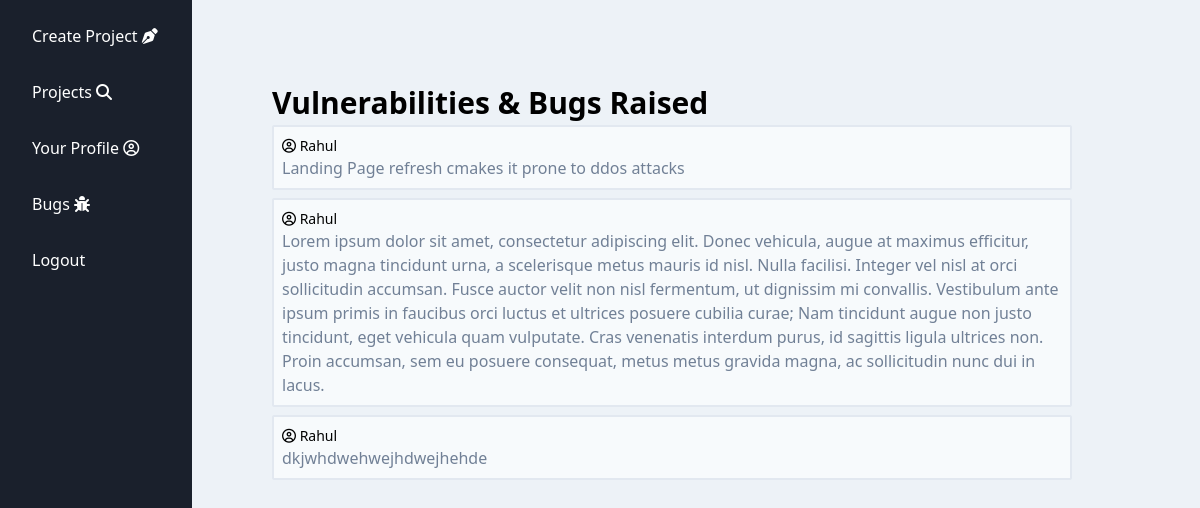
/bug_dashboard/company/ (signed in), run on the app's committed database.
### base/models.py (models this page shows, shortened)
class ProjectPost(models.Model):
    poster = models.ForeignKey(HunterProfile , on_delete=models.SET_NULL , null=True)
    project = models.ForeignKey(Project , on_delete=models.SET_NULL , null=True)
    image = models.ImageField(upload_to="posts/" , blank=True , null=True)
    text = models.TextField(null=False , blank=False)
    class Post_Type(models.TextChoices):
        DISCUSSION = "DISCUSSION"
        BUG = "BUG"
    post_type = models.CharField(max_length=60 , choices=Post_Type.choices , default=Post_Type.DISCUSSION)
    created = models.DateTimeField(auto_now_add=True)

class HunterProfile(models.Model):
    profile_image = models.ImageField(upload_to='pfp/hunter/' , null=True)
    user=models.OneToOneField(EmailUser , on_delete=models.SET_NULL , null=True)
    name=models.CharField(max_length=200 , null=False , blank=False)
    description=models.TextField(null=True , blank=True)
    education=models.TextField(null=True , blank=True)
    rating = models.DecimalField(default=5.000 , max_digits=10 , decimal_places=3, validators=[MinValueValidator(5.000), MaxValueValidator(10.000)])
    rating_last_edited = models.DateTimeField(null=True , blank=True)
    bugs_found = models.IntegerField(default=0 , validators=[MinValueValidator(0)])
    rewards_earned = models.DecimalField(max_digits=10 , decimal_places=2, default=0.00 , validators=[MinValueValidator(0)])
    last_active = models.DateTimeField(auto_now=True)
    created = models.DateTimeField(auto_now_add=True)

### base/views.py (the view)
# urls.py: path("bug_dashboard/company/" , views.bug_dashboard , name="bug_dashboard"),
def bug_dashboard(request):
    company_profile = get_object_or_404(CompanyProfile , user=request.user)
    bugs = ProjectPost.objects.filter(
    Q(project__company=company_profile) & Q(post_type=ProjectPost.Post_Type.BUG)
).order_by('-created')
    context = {
        "bugs": bugs
    }
    return render(request , "base/bug_dashboard.html" , context)

### base/templates/base/bug_dashboard.html
{% extends 'base/main.html' %}
{% block content %}
<div class="flex w-full">
    <div class="sticky top-0 left-0 w-48 h-screen bg-gray-900 text-white">
      <ul class="space-y-4 p-4">
        {% if slug|lower == "hunter" %}
        <li>
            <a href="#" class="block py-2 px-4 hover:bg-gray-700 rounded">Your Posts <i class="fa-solid fa-pen-nib"></i> </a>
        </li>
        <li>
          <a href="{% url 'home' 'hunter' %}" class="block py-2 px-4 hover:bg-gray-700 rounded">Projects <i class="fa-solid fa-magnifying-glass"></i></a>
        </li>
        <li>
          <a href="{% url 'hunter_profile' %}" class="block py-2 px-4 hover:bg-gray-700 rounded">Your Profile <i class="fa-regular fa-circle-user"></i></a>
        </li>
        {% else %}
        <li>
          <a href="{% url 'create_project' %}" class="block py-2 px-4 hover:bg-gray-700 rounded">Create Project <i class="fa-solid fa-pen-nib"></i> </a>
        </li>
        <li>
          <a href="{% url 'home' 'company' %}" class="block py-2 px-4 hover:bg-gray-700 rounded">Projects <i class="fa-solid fa-magnifying-glass"></i></a>
        </li>
        <li>
          <a href="{% url 'company_profile' %}" class="block py-2 px-4 hover:bg-gray-700 rounded">Your Profile <i class="fa-regular fa-circle-user"></i></a>
        </li>
        <li>
          <a href="{% url 'bug_dashboard' %}" class="block py-2 px-4 hover:bg-gray-700 rounded">Bugs <i class="fa-solid fa-bug"></i> </a>
        </li>
        {% endif %}
        <li>
            <a href="{% url 'logout' %}" class="block py-2 px-4 hover:bg-gray-700 rounded">Logout</a>
        </li>
      </ul>
    </div>
    <div class="p-20 w-4/5">
            <h1 class="text-3xl font-bold">Vulnerabilities & Bugs Raised</h1>
        <div class="grid grid-cols-1 gap-2">
            {% for bug in bugs %}
            <a href="{% url 'project_page' project.id  %}">
                <div class="rounded-sm border-2 bg-gray-100 p-2">
                    <div >
                        <h1 class="text-sm"><i class="fa-regular fa-circle-user"></i> {{bug.poster.name}} </h1>
                        <p class="text-gray-600">{{bug.text}}</p>
                    </div>
                </div>
            </a>
            {% empty %}
            <p>No Bugs Raised</p>
            {% endfor %}
    </div>
</div>
{% endblock %}

### data on the page
ProjectPost: poster.name "Rahul", text "Landing Page refresh cmakes it prone to ddos attacks"
ProjectPost: poster.name "Rahul", text "Lorem ipsum dolor sit amet, consectetur adipiscing elit. Donec vehicula, augue at maximus efficitur, justo magna tincidunt urna, a scelerisque metus mauris id nisl. Nulla facilisi. Integer vel nisl at orci sollicitudin accumsan. Fusce auctor velit non nisl fermentum, ut dignissim mi convallis. Vestibulum ante ipsum primis in faucibus orci luctus et ultrices posuere cubilia curae; Nam tincidunt augue non justo tincidunt, eget vehicula quam vulputate. Cras venenatis interdum purus, id sagittis ligula ultrices non. Proin accumsan, sem eu posuere consequat, metus metus gravida magna, ac sollicitudin nunc dui in lacus."
ProjectPost: poster.name "Rahul", text "dkjwhdwehwejhdwejhehde"
